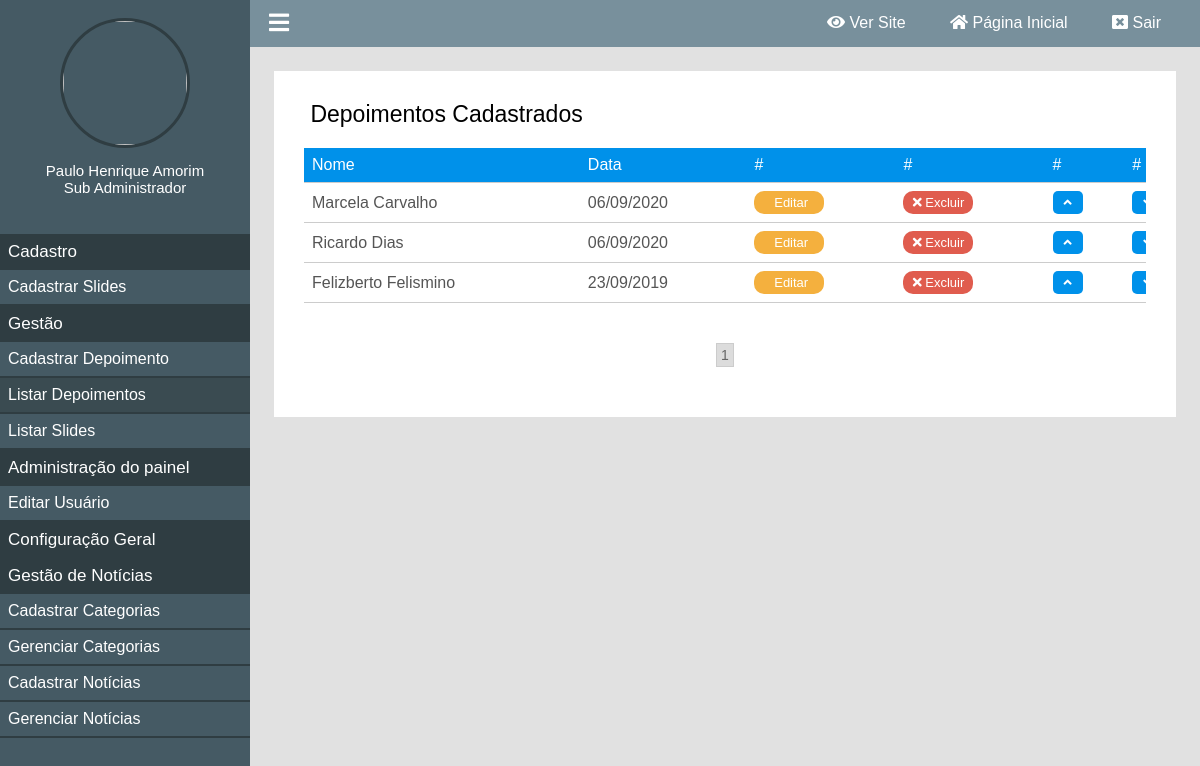
The page /painel/listar-depoimentos (signed in) on the database its author committed.
### classes/MySql.php (called while the page is built)
<?php
	class MySql{
		private static $pdo;
		public static function conectar(){
			if(self::$pdo == null){
				try{
				self::$pdo = new PDO('mysql:host='.HOST.';dbname='.DATABASE,USER,PASSWORD,array(PDO::MYSQL_ATTR_INIT_COMMAND => "SET NAMES utf8"));
				self::$pdo->setAttribute(PDO::ATTR_ERRMODE,PDO::ERRMODE_EXCEPTION);
				}catch(Exception $e){
					echo '<h2>Erro ao conectar</h2>';
				}
			}
			return self::$pdo;
		}
	}
?>

### painel/pages/listar-depoimentos.php (the view, shortened to what this page needs)
<?php
	$paginaAtual = isset($_GET['pagina']) ? (int)$_GET['pagina'] : 1;
	$porPagina = 4;
	$depoimentos = Painel::selectAll('tb_site.depoimentos',($paginaAtual - 1) * $porPagina,$porPagina);
?>
<div class="box-content">
	<h2><i class="fa fa-id-card-o" aria-hidden="true"></i> Depoimentos Cadastrados</h2>
	<div class="wraper-table">
	<table>
		<tr>
			<td>Nome</td>
			<td>Data</td>
			<td>#</td>
			<td>#</td>
			<td>#</td>
			<td>#</td>
		</tr>
		<?php
			foreach ($depoimentos as $key => $value) {
		?>
		<tr>
			<td><?php echo $value['nome']; ?></td>
			<td><?php echo $value['data']; ?></td>
			<td><a class="btn edit" href="<?php echo INCLUDE_PATH_PAINEL ?>editar-depoimento?id=<?php echo $value['id']; ?>"><i class="fa fa-pencil"></i> Editar</a></td>
			<td><a actionBtn="delete" class="btn delete" href="<?php echo INCLUDE_PATH_PAINEL ?>listar-depoimentos?excluir=<?php echo $value['id']; ?>"><i class="fa fa-times"></i> Excluir</a></td>
			<td><a class="btn order" href="<?php echo INCLUDE_PATH_PAINEL ?>listar-depoimentos?order=up&id=<?php echo $value['id'] ?>"><i class="fa fa-angle-up"></i></a></td>
			<td><a class="btn order" href="<?php echo INCLUDE_PATH_PAINEL ?>listar-depoimentos?order=down&id=<?php echo $value['id'] ?>"><i class="fa fa-angle-down"></i></a></td>
		</tr>
		<?php } ?>
	</table>
	</div>
	<div class="paginacao">
		<?php
			$totalPaginas = ceil(count(Painel::selectAll('tb_site.depoimentos')) / $porPagina);
			for($i = 1; $i <= $totalPaginas; $i++){
				if($i == $paginaAtual)
					echo '<a class="page-selected" href="'.INCLUDE_PATH_PAINEL.'listar-depoimentos?pagina='.$i.'">'.$i.'</a>';
				else
					echo '<a href="'.INCLUDE_PATH_PAINEL.'listar-depoimentos?pagina='.$i.'">'.$i.'</a>';
			}
		?>
	</div>
</div>

### painel/css/style.css (style rules this page uses)
* { margin: 0; padding: 0; box-sizing: border-box; font-family: "Arial", sans-serif; }
html,body { height: 100%; background: rgb(225,225,225); }
body { overflow-x: hidden; }
.box-content { background: white; padding: 30px; margin-bottom: 25px; }
.box-content h2 { font-weight: 300; font-size: 23px; }
.wraper-table { overflow-x: auto; }
table { font-weight: 300; min-width: 900px; margin:20px 0; width: 100%; border-collapse: collapse; }
table tr:nth-of-type(1) { background: #0091ea; color: white; }
table tr { border-bottom: 1px solid #ccc; }
table tr { color: #555; }
table td { padding: 8px; }
table a.btn { display: inline-block; width: 70px; border-radius: 10px; text-align: center; font-weight: normal; font-size: 13px; color: white; text-decoration: none; padding: 4px 6px; }
a.btn.edit { background: #F4B03E; }
a.btn.delete { background: #E05C4E; }
a.btn.order { background: #0091ea; width: 30px; border-radius: 5px }
.paginacao { margin:20px 0; text-align: center; }
.paginacao a { font-size: 14px; margin:0 8px; display: inline-block; padding: 3px 4px; border: 1px solid #ccc; text-decoration: none; color: #666; }
.paginacao a.page-selected { background: rgb(220,220,220); }

### rows shown on the page
tb_site.depoimentos: nome "Marcela Carvalho", data "06/09/2020"
tb_site.depoimentos: nome "Ricardo Dias", data "06/09/2020"
tb_site.depoimentos: nome "Felizberto Felismino", data "23/09/2019"

### other values the page prints
$_SESSION['nome'] "Paulo Henrique Amorim"
pegaCargo($_SESSION['cargo']) "Sub Administrador"
